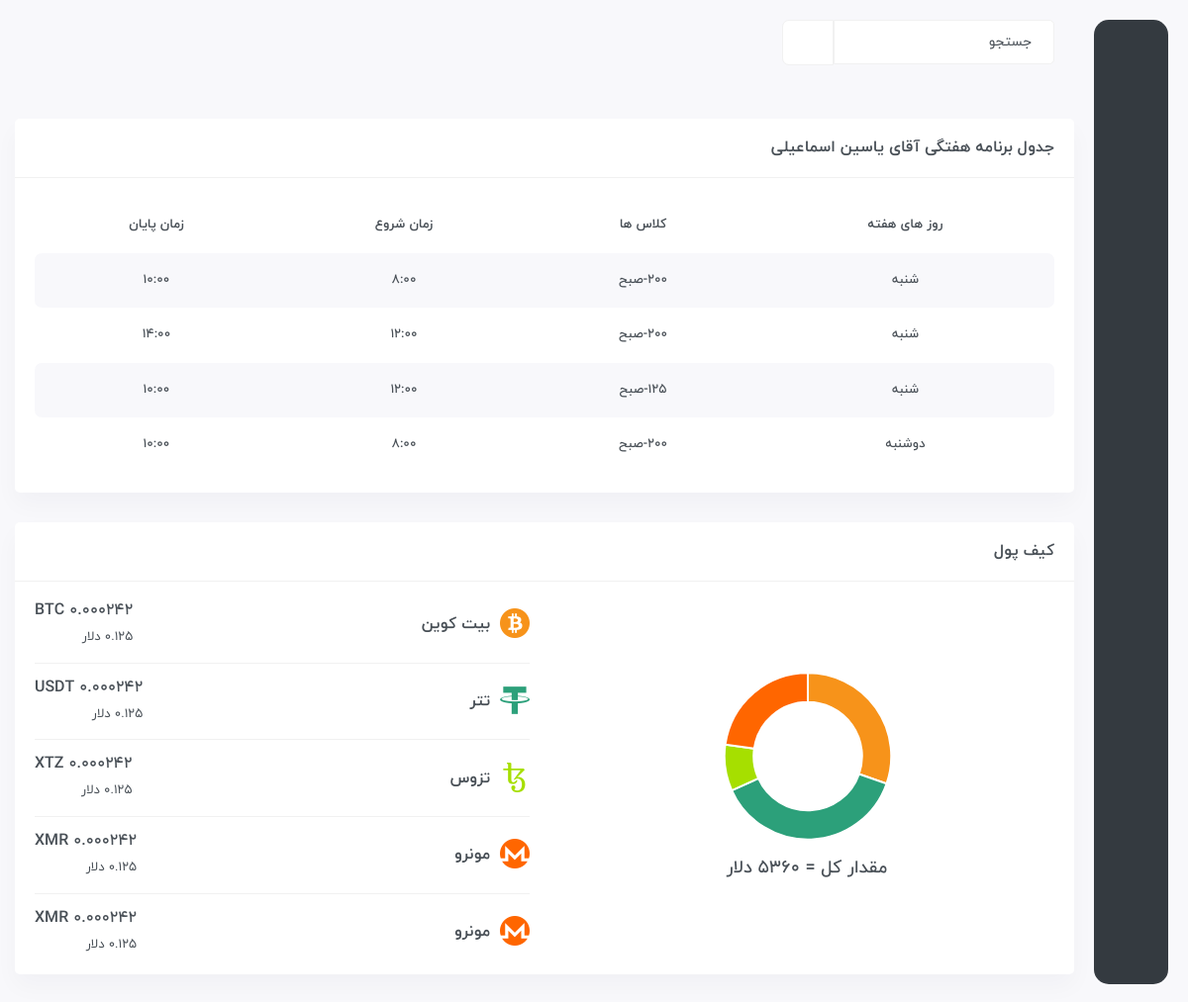
Page /teacher-week-table/925657719 (signed in) on the committed database.
### teacher/models.py (models this page shows)
class TeacherWeek(models.Model):
    teacher = models.ForeignKey(User, on_delete=models.CASCADE, verbose_name='نام معلم')
    classes = models.ForeignKey(Class, on_delete=models.CASCADE, verbose_name='نام کلاس')
    day = models.CharField(max_length=10, choices=WEEK, verbose_name='روز های هفته')
    start_time = models.TimeField(verbose_name='شروع ساعت کلاس')
    end_time = models.TimeField(verbose_name='پایان ساعت کلاس')
    def __str__(self):
        return str(self.teacher)

### Student/models.py (models this page shows)
class Class(models.Model):
    number = models.IntegerField()
    shift = models.CharField(choices=SHIFT, max_length=3)
    def __str__(self):
        return f'{self.number}-{self.shift}'

### teacher/views.py (the view)
class TeacherWeekTable(LoginRequiredMixin, generic.View):
    login_url = 'account:login'
    template_name = 'teacher-week-table.html'
    def get(self, request, username):
        teacher = User.objects.get(username=username)
        teacher_week = TeacherWeek.objects.filter(teacher=teacher).order_by('-day', 'start_time', 'classes')
        print(teacher_week)
        context = {
            'teacher_wt' : teacher_week,
            'teacher' : teacher
        }
        return render(request, self.template_name, context)

### teacher/templates/teacher-week-table.html (shortened to what this page needs)
{% extends 'base.html' %}
{% load static %}
{% block body %}
	<div id="main-wrapper">
	    <div class="content-body">
            <div class="container">
                <div class="row">
                    <div class="col-xxl-12 col-xl-12">
                        <div class="card">
                        <div class="card-header">
                            <h4 class="card-title">جدول برنامه هفتگی آقای  {{ teacher.get_full_name }}</h4>
                        </div>
                        <div class="card-body">
                            <div class="table-responsive transaction-table">
                            <table class="table table-striped responsive-table text-center">
                                <thead>
                                <tr>
                                    <th>روز های هفته</th>
                                    <th>کلاس ها</th>
                                    <th>زمان شروع</th>
                                    <th>زمان پایان</th>
                                </tr>
                                </thead>
                                <tbody>
                                {% for t in teacher_wt %}
                                    <tr>
                                            <td>{{ t.day }}</td>
                                            <td>{{ t.classes }}</td>
                                            <td>{{ t.start_time }}</td>
                                            <td>{{ t.end_time }}</td>
                                    </tr>
                                {% endfor %}
                                </tbody>
                            </table>
                            </div>
                        </div>
                        </div>
                    </div>
                </div>
            </div>
		<div class="container">
		    <div class="row">
            <div class="col-xxl-8">
			    <div class="card">
				<div class="card-header">
				    <h4 class="card-title">کیف پول</h4>
				</div>
				<div class="card-body">
				    <div class="row align-items-center">
					<div class="col-xxl-6 col-xl-6 col-lg-6 col-md-6">
					    <div class="balance-chart">
						<div id="balance-chart"></div>
						<h4>مقدار کل = 5360 دلار</h4>
					    </div>
					</div>
					<div class="col-xxl-6 col-xl-6 col-lg-6 col-md-6">
					    <ul class="balance-widget">
						<li>
						    <div class="icon-title">
							<i class="cc BTC"></i>
							<span>بیت کوین</span>
						    </div>
						    <div class="text-right">
							<h5>0.000242 BTC</h5>
							<span>0.125 دلار</span>
						    </div>
						</li>
						<li>
						    <div class="icon-title">
							<i class="cc USDT"></i>
							<span>تتر</span>
						    </div>
						    <div class="text-right">
							<h5>0.000242 USDT</h5>
							<span>0.125 دلار</span>
						    </div>
						</li>
						<li>
						    <div class="icon-title">
							<i class="cc XTZ"></i>
							<span>تزوس</span>
						    </div>
						    <div class="text-right">
							<h5>0.000242 XTZ</h5>
							<span>0.125 دلار</span>
						    </div>
						</li>
						<li>
						    <div class="icon-title">
							<i class="cc XMR"></i>
							<span>مونرو</span>
						    </div>
						    <div class="text-right">
							<h5>0.000242 XMR</h5>
							<span>0.125 دلار</span>
						    </div>
						</li>
						<li>
						    <div class="icon-title">
							<i class="cc XMR"></i>
							<span>مونرو</span>
						    </div>
						    <div class="text-right">
							<h5>0.000242 XMR</h5>
							<span>0.125 دلار</span>
						    </div>
						</li>
					    </ul>
					</div>
				    </div>
				</div>
			    </div>
			</div>
		    </div>
		</div>
	    </div>
	</div>
{% endblock %}

### rows in the picture
TeacherWeek: day "شنبه", classes "200-صبح", start_time "8:00", end_time "10:00"
TeacherWeek: day "شنبه", classes "200-صبح", start_time "12:00", end_time "14:00"
TeacherWeek: day "شنبه", classes "125-صبح", start_time "12:00", end_time "10:00"
TeacherWeek: day "دوشنبه", classes "200-صبح", start_time "8:00", end_time "10:00"

### other values in the picture
{{ teacher.get_full_name }} "یاسین اسماعیلی"
